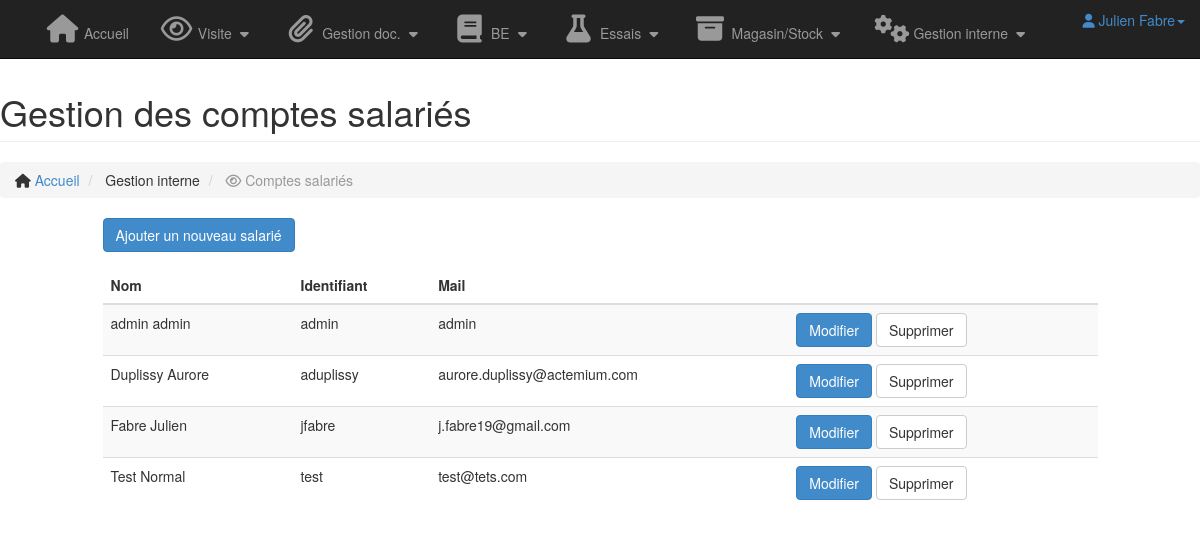
The app's page /modules/parametres/personnel.php (signed in), older data.
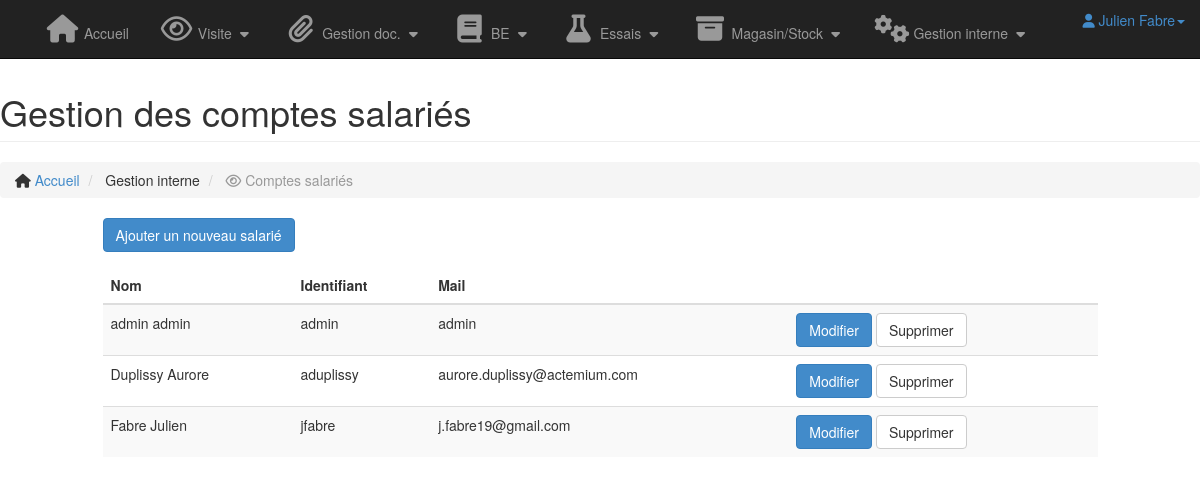
The same page, newer data.
### tables this page shows
CREATE TABLE `salarie` (
  `id` int(11) NOT NULL,
  `identifiant` varchar(250) NOT NULL,
  `mdp` varchar(250) NOT NULL,
  `nom` varchar(250) NOT NULL,
  `prenom` varchar(250) NOT NULL,
  `mail` varchar(250) NOT NULL,
  `disponibilite` varchar(250) NOT NULL,
  `id_status` int(11) NOT NULL
);

### modules/parametres/personnel.php (the view, shortened to what this page needs)
<?php
include '../../lib/includes.php';
$select = $db->query("SELECT * FROM salarie ORDER BY nom ASC");
$salaries = $select->fetchAll();
include '../../partials/header_index.php'
?>
<div id="wrapper">
    <?php include '../../partials/navigation.php' ?>
    <div id="page-wrapper">
        <div class="container-fluid">
            <div class="row">
                <div class="col-lg-12">
                    <?= flash(); ?>
                    <h1 class="page-header">
                        Gestion des comptes salariés
                    </h1>
                    <ol class="breadcrumb">
                        <li>
                            <i class="fa fa-home"></i>  <a href="<?= WEBROOT; ?>">Accueil</a>
                        </li>
                        <li>
                            Gestion interne
                        </li>
                        <li class="active">
                            <i class="fa fa-eye"></i> Comptes salariés
                        </li>
                    </ol>
                </div>
            </div>
            <form class="form-horizontal">
                <div class="form-group">
                    <div class="col-sm-3 col-sm-offset-1">
                        <button type="button" class="btn btn-primary <?php if($_SESSION['Auth']['id_status'] != '2'){ echo "disabled"; } ?>" data-toggle="modal" data-target="#newVisite">Ajouter un nouveau salarié</button>
                    </div>
                </div>
            </form>
            <div class="row">
                <div class="col-lg-10 col-lg-offset-1">
                    <div class="table-responsive">
                        <table class="table table-hover table-striped" id="tableVisites">
                            <thead>
                                <tr>
                                    <th>Nom</th>
                                    <th>Identifiant</th>
                                    <th>Mail</th>
                                    <th></th>
                                </tr>
                            </thead>
                            <tbody>
                                <?php foreach($salaries as $salarie): ?>
                                    <tr>
                                        <td><?= $salarie['nom'] . ' ' . $salarie['prenom']; ?></td>
                                        <td><?= $salarie['identifiant']; ?></td>
                                        <td><?= $salarie['mail']; ?></td>
                                        <td>
                                            <button type="button" class="btn btn-primary LienModalNews <?php if($_SESSION['Auth']['id_status'] != '2' && $_SESSION['Auth']['id'] != $salarie['id']){ echo "disabled"; }?>" id="#LienModalSalarie" data-toggle="modal" data-target="#modalModif" rel="<?= $salarie['id']; ?>">Modifier</button>
                                            <a href="?delete=<?= $salarie['id']; ?>" class="btn btn-default <?php if($_SESSION['Auth']['id_status'] != '2' && $_SESSION['Auth']['id'] != $salarie['id']){ echo "disabled"; }?>" onclick="return confirm('Voulez-vous supprimer ce salarie?');">Supprimer</a>
                                        </td>
                                    </tr>
                                <?php endforeach; ?>
                            </tbody>
                        </table>
                    </div>
                </div>
            </div>
        </div>
    </div>
</div>
<?php
include '../../partials/footer_index.php'
?>

Row changes from the older to the newer data that the page shows:
removed salarie: nom "Test", prenom "Normal", identifiant "test", mail "test@tets.com"
